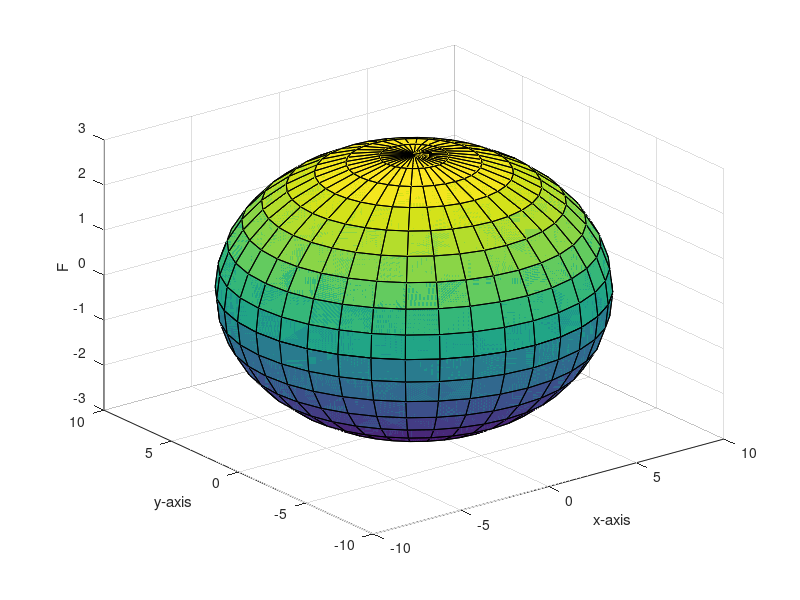

This chart was generated by the following MATLAB code:
t=0:10:360;
p=0:10:360; 
R=3;
[T,P]=meshgrid(t,p); 
Z = R*sin(pi*T./180); 
X = R*sqrt(R^2-Z.^2).*cos(pi*P./180);
Y = R*sqrt(R^2-Z.^2).*sin(pi*P./180); 
surf(X,Y,Z); 
xlabel('x-axis'); 
ylabel('y-axis'); 
zlabel('F');
